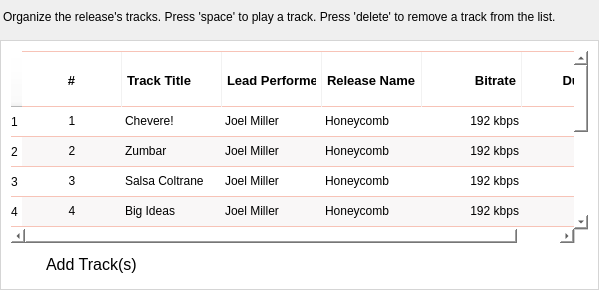
          <widget class="QWidget" name="album_composition_page">
           <layout class="QVBoxLayout" name="verticalLayout_7">
            <property name="leftMargin">
             <number>0</number>
            </property>
            <property name="topMargin">
             <number>0</number>
            </property>
            <property name="rightMargin">
             <number>0</number>
            </property>
            <property name="bottomMargin">
             <number>0</number>
            </property>
            <item>
             <widget class="QWidget" name="widget_3" native="true">
              <property name="styleSheet">
               <string notr="true">margin: 10px 0;</string>
              </property>
              <layout class="QHBoxLayout" name="horizontalLayout_14">
               <property name="leftMargin">
                <number>0</number>
               </property>
               <property name="topMargin">
                <number>0</number>
               </property>
               <property name="rightMargin">
                <number>0</number>
               </property>
               <property name="bottomMargin">
                <number>0</number>
               </property>
               <item>
                <widget class="QLabel" name="label_2">
                 <property name="text">
                  <string>Organize the release's tracks. Press 'space' to play a track. Press 'delete' to remove a track from the list.</string>
                 </property>
                </widget>
               </item>
               <item>
                <spacer name="horizontalSpacer_6">
                 <property name="orientation">
                  <enum>Qt::Horizontal</enum>
                 </property>
                 <property name="sizeHint" stdset="0">
                  <size>
                   <width>40</width>
                   <height>20</height>
                  </size>
                 </property>
                </spacer>
               </item>
              </layout>
             </widget>
            </item>
            <item>
             <widget class="QFrame" name="frame">
              <property name="palette">
               <palette>
                <active>
                 <colorrole role="WindowText">
                  <brush brushstyle="SolidPattern">
                   <color alpha="255">
                    <red>213</red>
                    <green>213</green>
                    <blue>213</blue>
                   </color>
                  </brush>
                 </colorrole>
                 <colorrole role="Button">
                  <brush brushstyle="SolidPattern">
                   <color alpha="255">
                    <red>255</red>
                    <green>255</green>
                    <blue>255</blue>
                   </color>
                  </brush>
                 </colorrole>
                 <colorrole role="Base">
                  <brush brushstyle="SolidPattern">
                   <color alpha="255">
                    <red>255</red>
                    <green>255</green>
                    <blue>255</blue>
                   </color>
                  </brush>
                 </colorrole>
                 <colorrole role="Window">
                  <brush brushstyle="SolidPattern">
                   <color alpha="255">
                    <red>255</red>
                    <green>255</green>
                    <blue>255</blue>
                   </color>
                  </brush>
                 </colorrole>
                </active>
                <inactive>
                 <colorrole role="WindowText">
                  <brush brushstyle="SolidPattern">
                   <color alpha="255">
                    <red>213</red>
                    <green>213</green>
                    <blue>213</blue>
                   </color>
                  </brush>
                 </colorrole>
                 <colorrole role="Button">
                  <brush brushstyle="SolidPattern">
                   <color alpha="255">
                    <red>255</red>
                    <green>255</green>
                    <blue>255</blue>
                   </color>
                  </brush>
                 </colorrole>
                 <colorrole role="Base">
                  <brush brushstyle="SolidPattern">
                   <color alpha="255">
                    <red>255</red>
                    <green>255</green>
                    <blue>255</blue>
                   </color>
                  </brush>
                 </colorrole>
                 <colorrole role="Window">
                  <brush brushstyle="SolidPattern">
                   <color alpha="255">
                    <red>255</red>
                    <green>255</green>
                    <blue>255</blue>
                   </color>
                  </brush>
                 </colorrole>
                </inactive>
                <disabled>
                 <colorrole role="WindowText">
                  <brush brushstyle="SolidPattern">
                   <color alpha="255">
                    <red>127</red>
                    <green>127</green>
                    <blue>127</blue>
                   </color>
                  </brush>
                 </colorrole>
                 <colorrole role="Button">
                  <brush brushstyle="SolidPattern">
                   <color alpha="255">
                    <red>255</red>
                    <green>255</green>
                    <blue>255</blue>
                   </color>
                  </brush>
                 </colorrole>
                 <colorrole role="Base">
                  <brush brushstyle="SolidPattern">
                   <color alpha="255">
                    <red>255</red>
                    <green>255</green>
                    <blue>255</blue>
                   </color>
                  </brush>
                 </colorrole>
                 <colorrole role="Window">
                  <brush brushstyle="SolidPattern">
                   <color alpha="255">
                    <red>255</red>
                    <green>255</green>
                    <blue>255</blue>
                   </color>
                  </brush>
                 </colorrole>
                </disabled>
               </palette>
              </property>
              <property name="autoFillBackground">
               <bool>false</bool>
              </property>
              <property name="styleSheet">
               <string notr="true">background-color: white;</string>
              </property>
              <property name="frameShape">
               <enum>QFrame::Panel</enum>
              </property>
              <property name="frameShadow">
               <enum>QFrame::Plain</enum>
              </property>
              <property name="lineWidth">
               <number>1</number>
              </property>
              <layout class="QVBoxLayout" name="verticalLayout_8">
               <property name="leftMargin">
                <number>10</number>
               </property>
               <property name="topMargin">
                <number>10</number>
               </property>
               <property name="rightMargin">
                <number>10</number>
               </property>
               <property name="bottomMargin">
                <number>10</number>
               </property>
               <item>
                <widget class="QTableWidget" name="_track_table">
                 <property name="contextMenuPolicy">
                  <enum>Qt::CustomContextMenu</enum>
                 </property>
                 <property name="styleSheet">
                  <string notr="true">QTableView::item {
  border-bottom: 1px solid #F7C3B7;
}

QMenu {
	background-color: white;
}

::item::alternate {
  background-color:#F9F7F7;
}

::item::selected {
  background-color:#F25C0A;
}

QHeaderView {
  background-color: transparent;
}

QHeaderView::section {
  background-color: transparent;
}

QHeaderView::section:horizontal {
  font-weight: bold;
  font-size: 13px;
  padding: 21px 5px 18px 5px;
  border-top: 1px solid #F7C3B7;
  border-bottom: 1px solid #F7C3B7;
  border-right: 1px solid #F2F2F2;
  min-height: 15px;
}

QHeaderView::section:vertical {
  padding: 4px 0px;
  border-bottom: 1px solid #F7C3B7;
  border-left: none;
  border-top: none;
  max-width: 24px;
}

QTableCornerButton::section {
  background-color: transparent;
  border-top: 1px solid #F7C3B7;
  border-bottom: 1px solid #F7C3B7;
}</string>
                 </property>
                 <property name="frameShape">
                  <enum>QFrame::NoFrame</enum>
                 </property>
                 <property name="frameShadow">
                  <enum>QFrame::Plain</enum>
                 </property>
                 <property name="lineWidth">
                  <number>0</number>
                 </property>
                 <property name="editTriggers">
                  <set>QAbstractItemView::NoEditTriggers</set>
                 </property>
                 <property name="alternatingRowColors">
                  <bool>true</bool>
                 </property>
                 <property name="selectionMode">
                  <enum>QAbstractItemView::SingleSelection</enum>
                 </property>
                 <property name="selectionBehavior">
                  <enum>QAbstractItemView::SelectRows</enum>
                 </property>
                 <property name="verticalScrollMode">
                  <enum>QAbstractItemView::ScrollPerPixel</enum>
                 </property>
                 <property name="horizontalScrollMode">
                  <enum>QAbstractItemView::ScrollPerPixel</enum>
                 </property>
                 <property name="showGrid">
                  <bool>false</bool>
                 </property>
                 <property name="columnCount">
                  <number>6</number>
                 </property>
                 <attribute name="verticalHeaderDefaultSectionSize">
                  <number>30</number>
                 </attribute>
                 <attribute name="verticalHeaderMinimumSectionSize">
                  <number>30</number>
                 </attribute>
                 <row>
                  <property name="text">
                   <string>1</string>
                  </property>
                 </row>
                 <row>
                  <property name="text">
                   <string>2</string>
                  </property>
                 </row>
                 <row>
                  <property name="text">
                   <string>3</string>
                  </property>
                 </row>
                 <row>
                  <property name="text">
                   <string>4</string>
                  </property>
                 </row>
                 <row>
                  <property name="text">
                   <string>5</string>
                  </property>
                 </row>
                 <row>
                  <property name="text">
                   <string>6</string>
                  </property>
                 </row>
                 <row>
                  <property name="text">
                   <string>7</string>
                  </property>
                 </row>
                 <row>
                  <property name="text">
                   <string>8</string>
                  </property>
                 </row>
                 <row>
                  <property name="text">
                   <string>9</string>
                  </property>
                 </row>
                 <column>
                  <property name="text">
                   <string>#</string>
                  </property>
                  <property name="textAlignment">
                   <set>AlignHCenter|AlignVCenter|AlignCenter</set>
                  </property>
                 </column>
                 <column>
                  <property name="text">
                   <string>Track Title</string>
                  </property>
                  <property name="textAlignment">
                   <set>AlignLeft|AlignVCenter</set>
                  </property>
                 </column>
                 <column>
                  <property name="text">
                   <string>Lead Performer</string>
                  </property>
                  <property name="textAlignment">
                   <set>AlignLeft|AlignVCenter</set>
                  </property>
                 </column>
                 <column>
                  <property name="text">
                   <string>Release Name</string>
                  </property>
                  <property name="textAlignment">
                   <set>AlignLeft|AlignVCenter</set>
                  </property>
                 </column>
                 <column>
                  <property name="text">
                   <string>Bitrate</string>
                  </property>
                  <property name="textAlignment">
                   <set>AlignRight|AlignVCenter</set>
                  </property>
                 </column>
                 <column>
                  <property name="text">
                   <string>Duration</string>
                  </property>
                  <property name="textAlignment">
                   <set>AlignRight|AlignVCenter</set>
                  </property>
                 </column>
                 <item row="0" column="0">
                  <property name="text">
                   <string>1</string>
                  </property>
                  <property name="textAlignment">
                   <set>AlignHCenter|AlignVCenter|AlignCenter</set>
                  </property>
                 </item>
                 <item row="0" column="1">
                  <property name="text">
                   <string>Chevere!</string>
                  </property>
                 </item>
                 <item row="0" column="2">
                  <property name="text">
                   <string>Joel Miller</string>
                  </property>
                 </item>
                 <item row="0" column="3">
                  <property name="text">
                   <string>Honeycomb</string>
                  </property>
                 </item>
                 <item row="0" column="4">
                  <property name="text">
                   <string>192 kbps</string>
                  </property>
                  <property name="textAlignment">
                   <set>AlignRight|AlignVCenter</set>
                  </property>
                 </item>
                 <item row="0" column="5">
                  <property name="text">
                   <string>05:43</string>
                  </property>
                  <property name="textAlignment">
                   <set>AlignRight|AlignVCenter</set>
                  </property>
                 </item>
                 <item row="1" column="0">
                  <property name="text">
                   <string>2</string>
                  </property>
                  <property name="textAlignment">
                   <set>AlignHCenter|AlignVCenter|AlignCenter</set>
                  </property>
                 </item>
                 <item row="1" column="1">
                  <property name="text">
                   <string>Zumbar</string>
                  </property>
                 </item>
                 <item row="1" column="2">
                  <property name="text">
                   <string>Joel Miller</string>
                  </property>
                 </item>
                 <item row="1" column="3">
                  <property name="text">
                   <string>Honeycomb</string>
                  </property>
                 </item>
                 <item row="1" column="4">
                  <property name="text">
                   <string>192 kbps</string>
                  </property>
                  <property name="textAlignment">
                   <set>AlignRight|AlignVCenter</set>
                  </property>
                 </item>
                 <item row="1" column="5">
                  <property name="text">
                   <string>04:24</string>
                  </property>
                  <property name="textAlignment">
                   <set>AlignRight|AlignVCenter</set>
                  </property>
                 </item>
                 <item row="2" column="0">
                  <property name="text">
                   <string>3</string>
                  </property>
                  <property name="textAlignment">
                   <set>AlignHCenter|AlignVCenter|AlignCenter</set>
                  </property>
                 </item>
                 <item row="2" column="1">
                  <property name="text">
                   <string>Salsa Coltrane</string>
                  </property>
                 </item>
                 <item row="2" column="2">
                  <property name="text">
                   <string>Joel Miller</string>
                  </property>
                 </item>
                 <item row="2" column="3">
                  <property name="text">
                   <string>Honeycomb</string>
                  </property>
                 </item>
                 <item row="2" column="4">
                  <property name="text">
                   <string>192 kbps</string>
                  </property>
                  <property name="textAlignment">
                   <set>AlignRight|AlignVCenter</set>
                  </property>
                 </item>
                 <item row="2" column="5">
                  <property name="text">
                   <string>05:29</string>
                  </property>
                  <property name="textAlignment">
                   <set>AlignRight|AlignVCenter</set>
                  </property>
                 </item>
                 <item row="3" column="0">
                  <property name="text">
                   <string>4</string>
                  </property>
                  <property name="textAlignment">
                   <set>AlignHCenter|AlignVCenter|AlignCenter</set>
                  </property>
                 </item>
                 <item row="3" column="1">
                  <property name="text">
                   <string>Big Ideas</string>
                  </property>
                 </item>
                 <item row="3" column="2">
                  <property name="text">
                   <string>Joel Miller</string>
                  </property>
                 </item>
                 <item row="3" column="3">
                  <property name="text">
                   <string>Honeycomb</string>
                  </property>
                 </item>
                 <item row="3" column="4">
                  <property name="text">
                   <string>192 kbps</string>
                  </property>
                  <property name="textAlignment">
                   <set>AlignRight|AlignVCenter</set>
                  </property>
                 </item>
                 <item row="3" column="5">
                  <property name="text">
                   <string>07:15</string>
                  </property>
                  <property name="textAlignment">
                   <set>AlignRight|AlignVCenter</set>
                  </property>
                 </item>
                 <item row="4" column="0">
                  <property name="text">
                   <string>5</string>
                  </property>
                  <property name="textAlignment">
                   <set>AlignHCenter|AlignVCenter|AlignCenter</set>
                  </property>
                 </item>
                 <item row="4" column="1">
                  <property name="text">
                   <string>Horse Power</string>
                  </property>
                 </item>
                 <item row="4" column="2">
                  <property name="text">
                   <string>Joel Miller</string>
                  </property>
                 </item>
                 <item row="4" column="3">
                  <property name="text">
                   <string>Honeycomb</string>
                  </property>
                 </item>
                 <item row="4" column="4">
                  <property name="text">
                   <string>192 kbps</string>
                  </property>
                  <property name="textAlignment">
                   <set>AlignRight|AlignVCenter</set>
                  </property>
                 </item>
                 <item row="4" column="5">
                  <property name="text">
                   <string>03:10</string>
                  </property>
                  <property name="textAlignment">
                   <set>AlignRight|AlignVCenter</set>
                  </property>
                 </item>
                 <item row="5" column="0">
                  <property name="text">
                   <string>6</string>
                  </property>
                  <property name="textAlignment">
                   <set>AlignHCenter|AlignVCenter|AlignCenter</set>
                  </property>
                 </item>
                 <item row="5" column="1">
                  <property name="text">
                   <string>Smash Smash</string>
                  </property>
                 </item>
                 <item row="5" column="2">
                  <property name="text">
                   <string>Joel Miller</string>
                  </property>
                 </item>
                 <item row="5" column="3">
                  <property name="text">
                   <string>Honeycomb</string>
                  </property>
                 </item>
                 <item row="5" column="4">
                  <property name="text">
                   <string>192 kbps</string>
                  </property>
                  <property name="textAlignment">
                   <set>AlignRight|AlignVCenter</set>
                  </property>
                 </item>
                 <item row="5" column="5">
                  <property name="text">
                   <string>04:48</string>
                  </property>
                  <property name="textAlignment">
                   <set>AlignRight|AlignVCenter</set>
                  </property>
                 </item>
                 <item row="6" column="0">
                  <property name="text">
                   <string>7</string>
                  </property>
                  <property name="textAlignment">
                   <set>AlignHCenter|AlignVCenter|AlignCenter</set>
                  </property>
                 </item>
                 <item row="6" column="1">
                  <property name="text">
                   <string>Rashers</string>
                  </property>
                 </item>
                 <item row="6" column="2">
                  <property name="text">
                   <string>Joel Miller</string>
                  </property>
                 </item>
                 <item row="6" column="3">
                  <property name="text">
                   <string>Honeycomb</string>
                  </property>
                 </item>
                 <item row="6" column="4">
                  <property name="text">
                   <string>192 kbps</string>
                  </property>
                  <property name="textAlignment">
                   <set>AlignRight|AlignVCenter</set>
                  </property>
                 </item>
                 <item row="6" column="5">
                  <property name="text">
                   <string>04:50</string>
                  </property>
                  <property name="textAlignment">
                   <set>AlignRight|AlignVCenter</set>
                  </property>
                 </item>
                 <item row="7" column="0">
                  <property name="text">
                   <string>8</string>
                  </property>
                  <property name="textAlignment">
                   <set>AlignHCenter|AlignVCenter|AlignCenter</set>
                  </property>
                 </item>
                 <item row="7" column="1">
                  <property name="text">
                   <string>Don't Forget Me</string>
                  </property>
                 </item>
                 <item row="7" column="2">
                  <property name="text">
                   <string>Joel Miller</string>
                  </property>
                 </item>
                 <item row="7" column="3">
                  <property name="text">
                   <string>Honeycomb</string>
                  </property>
                 </item>
                 <item row="7" column="4">
                  <property name="text">
                   <string>192 kbps</string>
                  </property>
                  <property name="textAlignment">
                   <set>AlignRight|AlignVCenter</set>
                  </property>
                 </item>
                 <item row="7" column="5">
                  <property name="text">
                   <string>06:46</string>
                  </property>
                  <property name="textAlignment">
                   <set>AlignRight|AlignVCenter</set>
                  </property>
                 </item>
                 <item row="8" column="0">
                  <property name="text">
                   <string>9</string>
                  </property>
                  <property name="textAlignment">
                   <set>AlignHCenter|AlignVCenter|AlignCenter</set>
                  </property>
                 </item>
                 <item row="8" column="1">
                  <property name="text">
                   <string>That Is That</string>
                  </property>
                 </item>
                 <item row="8" column="2">
                  <property name="text">
                   <string>Joel Miller</string>
                  </property>
                 </item>
                 <item row="8" column="3">
                  <property name="text">
                   <string>Honeycomb</string>
                  </property>
                 </item>
                 <item row="8" column="4">
                  <property name="text">
                   <string>192 kbps</string>
                  </property>
                  <property name="textAlignment">
                   <set>AlignRight|AlignVCenter</set>
                  </property>
                 </item>
                 <item row="8" column="5">
                  <property name="text">
                   <string>05:01</string>
                  </property>
                  <property name="textAlignment">
                   <set>AlignRight|AlignVCenter</set>
                  </property>
                 </item>
                </widget>
               </item>
               <item>
                <widget class="QWidget" name="_track_table_actions" native="true">
                 <layout class="QHBoxLayout" name="horizontalLayout_13">
                  <property name="leftMargin">
                   <number>0</number>
                  </property>
                  <property name="topMargin">
                   <number>0</number>
                  </property>
                  <property name="rightMargin">
                   <number>0</number>
                  </property>
                  <property name="bottomMargin">
                   <number>0</number>
                  </property>
                  <item>
                   <widget class="QPushButton" name="_add_tracks_button">
                    <property name="cursor">
                     <cursorShape>PointingHandCursor</cursorShape>
                    </property>
                    <property name="focusPolicy">
                     <enum>Qt::StrongFocus</enum>
                    </property>
                    <property name="styleSheet">
                     <string notr="true">* {
   	background: transparent url(:/images/add-track-30.png) no-repeat center left;
    border: none;
	font-size: 16px;
    text-align: left;
    padding-left: 35px;
	min-height: 30px;
}

:hover {
	color: #EC2327;
}

:pressed {
	color: #EC2327;
}

</string>
                    </property>
                    <property name="text">
                     <string>Add Track(s)</string>
                    </property>
                   </widget>
                  </item>
                  <item>
                   <spacer name="horizontalSpacer_10">
                    <property name="orientation">
                     <enum>Qt::Horizontal</enum>
                    </property>
                    <property name="sizeHint" stdset="0">
                     <size>
                      <width>40</width>
                      <height>20</height>
                     </size>
                    </property>
                   </spacer>
                  </item>
                 </layout>
                </widget>
               </item>
              </layout>
             </widget>
            </item>
           </layout>
          </widget>
